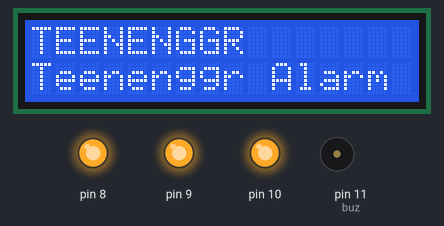
The sketch below on a simulated Arduino Uno, built with avr-gcc and run on an emulated ATmega328P. Shown: 16×2 character LCD, output pins drawn as LEDs (lit = HIGH), buzzer (waves = sounding, pin HIGH). The local clock reads 2024-03-15 10:24:30 at power-on unless the sketch sets it.

Above: at 0.1 s.
At 2.1 s:
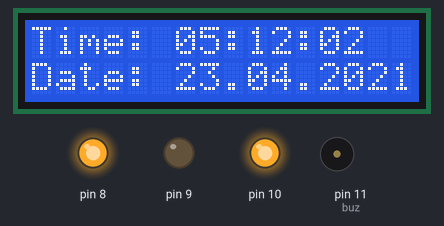
At 21.2 s:
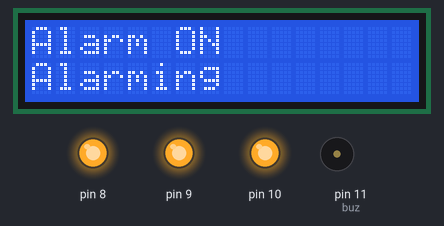
At 36.2 s:
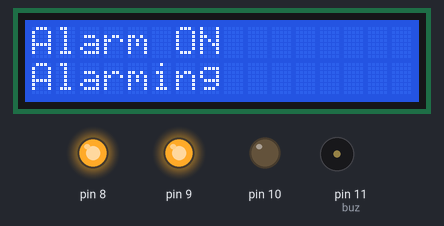
Timing chart, 0 to 37.7 s (numbered marks = the images above):
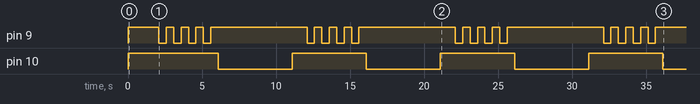

Measured:
- by itself, pin 9: repeats every 10.0 s: 3 × (HIGH 0.50 s, LOW 0.50 s), HIGH 6.5 s, LOW 0.50 s
- by itself, pin 10: alternates HIGH for 5.0 s and LOW for 5.0 s
- what the display in image 1 shows lasts 2.0 s, from 2.1 s to 4.1 s
- what the display in image 2 shows lasts 8.0 s, from 14.1 s to 22.1 s

The sketch:

alarm_clock.ino
```cpp
#include <DS3231.h>

#include <Wire.h>

#include <LiquidCrystal.h>

LiquidCrystal lcd(2, 3, 4, 5, 6, 7);

DS3231 rtc(SDA, SCL);

Time  t;

#define buz 11

int Hor;

int Min;

int Sec;


void setup()

{

  Wire.begin();

  rtc.begin();

  Serial.begin(9600);

  pinMode(buz, OUTPUT);
  pinMode(8, OUTPUT);
  pinMode(9, OUTPUT);
  pinMode(10, OUTPUT);

  digitalWrite(8,HIGH);
  digitalWrite(9,HIGH);
  digitalWrite(10,HIGH);

  lcd.begin(16,2);

  lcd.setCursor(0,0);

  lcd.print("TEENENGGR");

  lcd.setCursor(0,1);

  lcd.print("Teenenggr Alarm ");

  // The following lines can be uncommented to set the date and time

  //rtc.setDOW(WEDNESDAY);     // Set Day-of-Week to SUNDAY

  rtc.setTime(5, 12, 0);     // Set the time to 12:00:00 (24hr format)

  rtc.setDate(23, 4, 2021);   // Set the date to January 1st, 2014

  delay(2000);

}


void loop()

{

  t = rtc.getTime();

  Hor = t.hour;

  Min = t.min;

  Sec = t.sec;

  lcd.setCursor(0,0);

  lcd.print("Time: ");

  lcd.print(rtc.getTimeStr());

 lcd.setCursor(0,1);

 lcd.print("Date: ");

 lcd.print(rtc.getDateStr());


 if( Hor == 5 &&  (Min == 13 || Min == 12)) //Comparing the current time with the Alarm time

{

Buzzer1();

Buzzer1();

lcd.clear();

lcd.print("Alarm ON");

lcd.setCursor(0,1);

lcd.print("Alarming");

Buzzer1();

Buzzer1();

fire();

}

 delay(1000);

}


void Buzzer()

{

digitalWrite(8,LOW);

delay(1000);

digitalWrite(8, HIGH);

delay(1000);

}

void Buzzer1()

{

digitalWrite(9,LOW);

delay(500);

digitalWrite(9, HIGH);

delay(500);

}

void fire()

{

digitalWrite(10,LOW);

delay(5000);
digitalWrite(10,HIGH);

}

//void setup() {
//  // put your setup code here, to run once:
// pinMode(2, OUTPUT);
//  pinMode(3, OUTPUT);
//  pinMode(4, OUTPUT);
//
//
//  digitalWrite(2, HIGH);
//  digitalWrite(3, HIGH);
//  digitalWrite(4, HIGH);
//}
//int d = 300;
//
//void loop() {
//  // put your main code here, to run repeatedly:
//  digitalWrite(3, LOW);
//  delay(100 + d);
//  digitalWrite(3, HIGH);
//  digitalWrite(2, LOW);
//  delay(80);
//  digitalWrite(2, HIGH);
//  digitalWrite(3, LOW);
//  delay(70);
//  digitalWrite(3, HIGH);
//  digitalWrite(2, LOW);
//  delay(300 + d);
//  digitalWrite(2, HIGH);
// delay(1000);
//}
```
